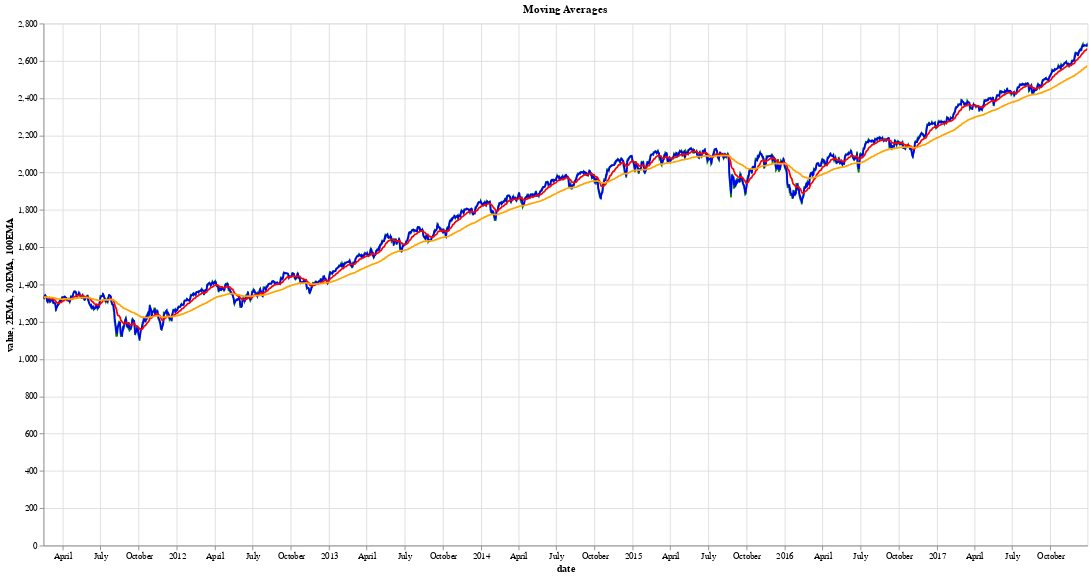

Here is the notebook cell this chart was saved with:
### Code cell
#Interactive chart
base = alt.Chart(sp.reset_index()).encode(x='date')

alt.layer(
    base.mark_line(color='green',).encode(y='value', tooltip='value'),
    base.mark_line(color='blue').encode(y='2EMA'),
    base.mark_line(color='red').encode(y='20EMA'),
    base.mark_line(color='orange').encode(y='100EMA'), title = 'Moving Averages '
).add_selection(scales).properties(
    width=1200,
    height=600
)

### Figure 1 — Vega-Lite specification as saved in the notebook (floating-point values rounded to 4 significant figures; data arrays with more than 128 entries replaced by an {"elided": "..."} marker saying what was removed)
{"config": {"view": {"continuousWidth": 400, "continuousHeight": 300}}, "layer": [{"mark": {"type": "line", "color": "green"}, "encoding": {"tooltip": {"type": "quantitative", "field": "value"}, "x": {"type": "temporal", "field": "date"}, "y": {"type": "quantitative", "field": "value"}}, "selection": {"selector003": {"type": "interval", "bind": "scales"}}}, {"mark": {"type": "line", "color": "blue"}, "encoding": {"x": {"type": "temporal", "field": "date"}, "y": {"type": "quantitative", "field": "2EMA"}}}, {"mark": {"type": "line", "color": "red"}, "encoding": {"x": {"type": "temporal", "field": "date"}, "y": {"type": "quantitative", "field": "20EMA"}}}, {"mark": {"type": "line", "color": "orange"}, "encoding": {"x": {"type": "temporal", "field": "date"}, "y": {"type": "quantitative", "field": "100EMA"}}}], "data": {"name": "data-195099143fa0dcaa230172be42b9f1d1"}, "height": 600, "title": "Moving Averages ", "width": 1200, "$schema": "https://vega.github.io/schema/vega-lite/v4.8.1.json", "datasets": {"data-195099143fa0dcaa230172be42b9f1d1": {"elided": "1795 records"}}}
